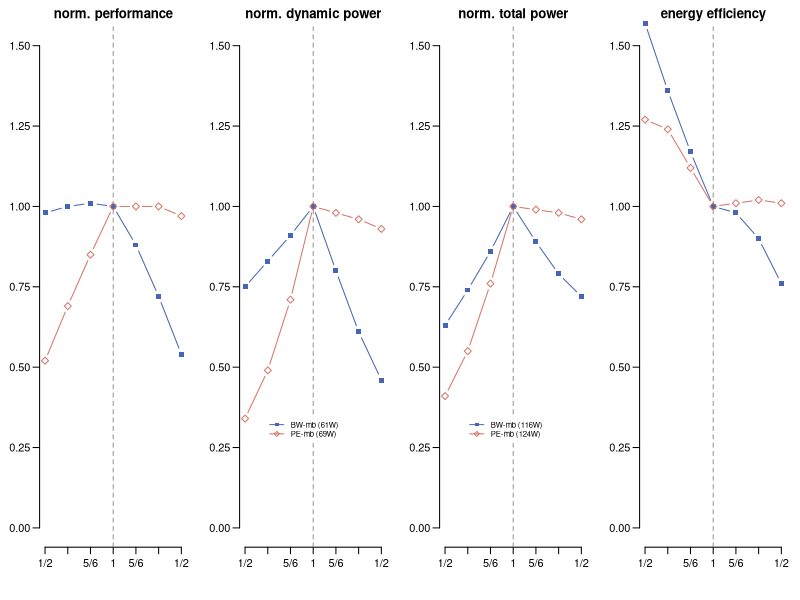
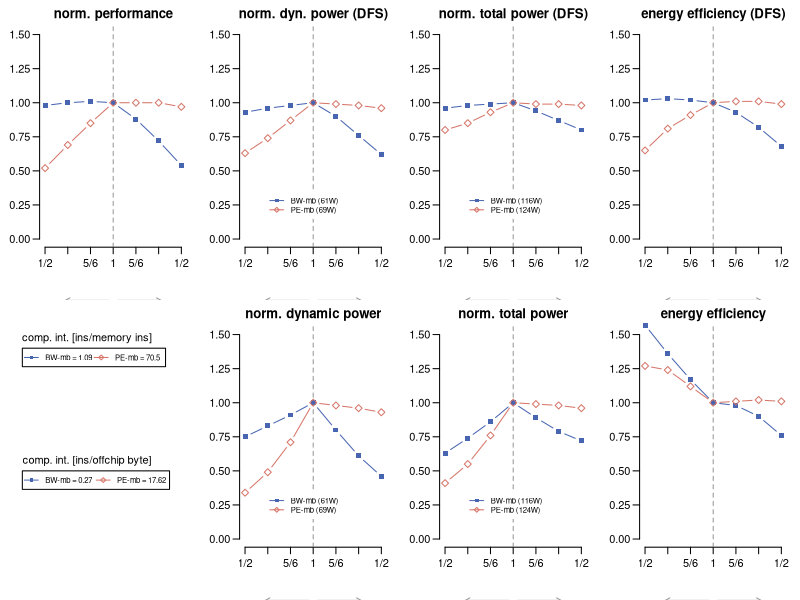
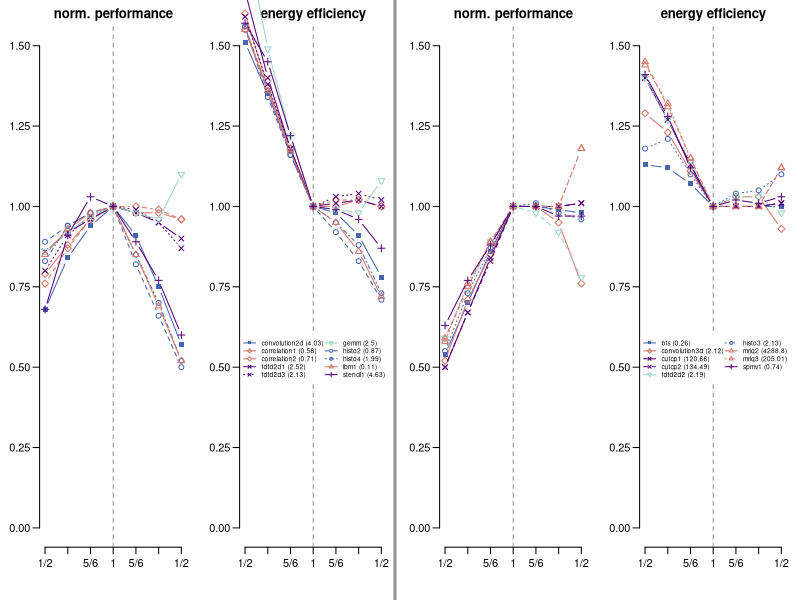
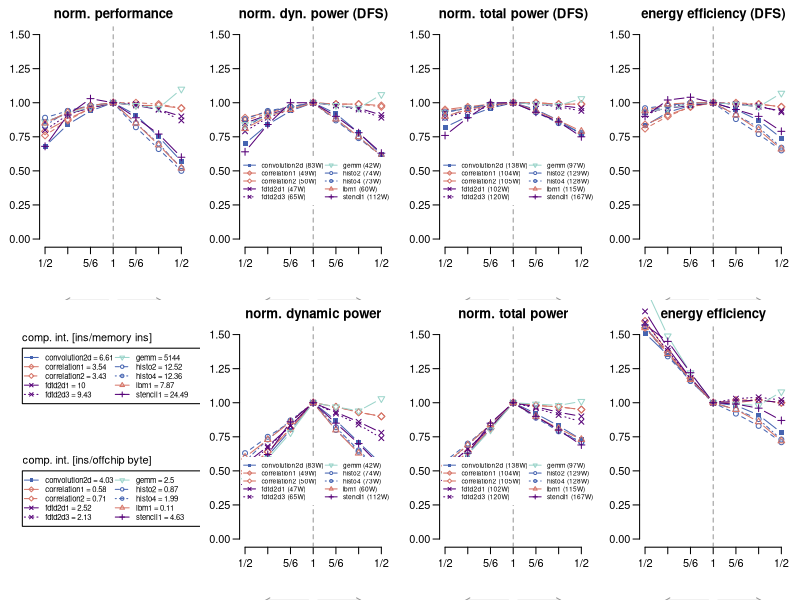
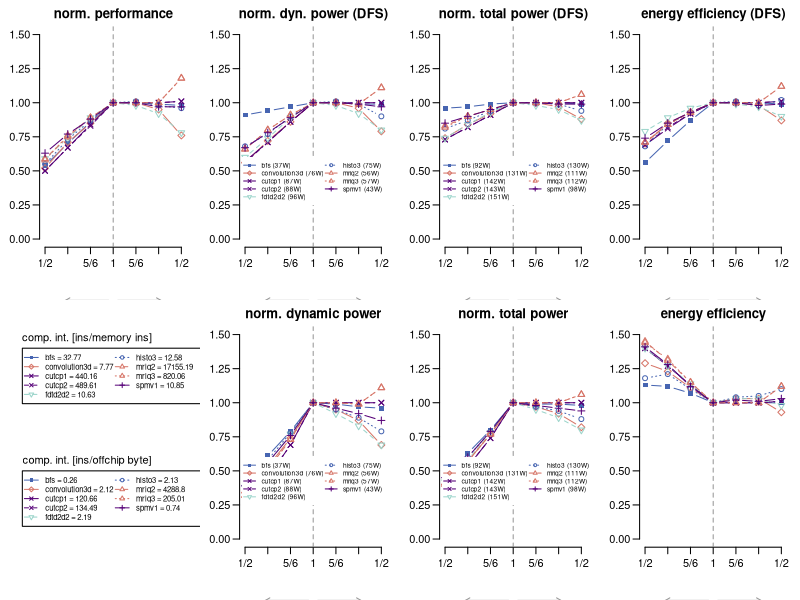

The R source for these figures, in order:
#!/usr/bin/Rscript

# R options
options("width"=220)

##################################
## Functions
##################################

# Functions to concatenate two strings
p <- function(a, b) { return(paste(a, b, sep="")) }
d <- function(a, b) { return(paste(a, b, sep="/")) }

##################################
## GPU parameters
##################################

# Set the default clocks (GTX470 rounded)
defaultcore = 1200
defaultmem = 900

# Set the roofline intersection point (in ops/byte)
roofline_point = 5

##################################
## Settings
##################################

# Exclude benchmarks from the results
bench_excludes = c(
	"atax","bicg","gesummv","mvt", # Because these run only 1 threadblock
	"sad", # Because the memory accesses are atomic
	"syrk" # Curious results: require further investigation
	)

# Exclude some kernels from the results
kernel_excludes = c(
	"histo5","histo6","histo7","histo8","spmv2","lbm2","stencil2", # Because these are identical to earlier ones
	"mriq1","histo1","correlation3" # Because these have a very low execution time
	)

# Select which benchmarks to go where
firstplot = c("gemm","histo2","histo4","lbm1","stencil1","syrk","convolution2d","correlation1","correlation2","fdtd2d1","fdtd2d3")
secondplot = c("cutcp1","cutcp2","mriq2","mriq3","convolution3d","spmv1","bfs","fdtd2d2","histo3")


# Set the colours
purplish = "#550077" # [ 85,  0,119] lumi=26
blueish  = "#4765b1" # [ 71,101,177] lumi=100
lgray    = "#969696" # [150,150,150] lumi=150
redish   = "#d67568" # [214,117,104] lumi=136
greenish = "#9bd4ca" # [155,212,202] lumi=199
colourset = rep(c(blueish, redish, purplish, greenish), 3)

# Set the graph visuals
pchs = c(15, 5, 4, 6, 1, 2, 3, 5, 7, 8, 9, 10, 11)
linetypes = c(1, 2, 3, 4, 5, 6, 7, 8)
min = 0.0
max = 1.5

# Set the labels
xlabels = c("1/2", "2/3", "5/6", "1", "5/6", "2/3", "1/2")
ylabels = c("", "", "", "")
titles =  c("norm. performance", "norm. dyn. power (DFS)", "norm. total power (DFS)", "energy efficiency (DFS)",
            ""                 , "norm. dynamic power",    "norm. total power",       "energy efficiency")

##################################
## First part of the script (read the database)
##################################

# Read the data from file
fulldb = read.csv("results/database.csv")
print(fulldb)

##################################
## Second part of the script (create the graph)
##################################

# Iterate over the different plots
for (config in 1:4) {

	# Configure for microbenchmarks only (consise - paper version)
	if (config == 1) {
		pdf("results/microbenchmarks.pdf", height=2, width=8.6)
		par(mfrow=c(1, 4))
		types = c(99)
		pids = c(1,6,7,8)
		legendpids = c(6,7)
		db = fulldb[fulldb$type==0,]
	}
	# Configure for microbenchmarks only (full details)
	if (config == 2) {
		pdf("results/microbenchmarks_full.pdf", height=4.5, width=9)
		par(mfrow=c(2, 4))
		types = c(99)
		pids = c(1,2,3,4,5,6,7,8)
		legendpids = c(2,3,6,7)
		db = fulldb[fulldb$type==0,]
	}
	# Configure for real benchmarks (consise - paper version)
	if (config == 3) {
		pdf("results/benchmarks.pdf", height=2, width=8.6)
		par(mfrow=c(1, 4))
		types = c(1,2)
		pids = c(1,8)
		legendpids = c(8)
		db = fulldb[fulldb$type==1,]
	}
	# Configure for real benchmarks (full details)
	if (config == 4) {
		pdf("results/benchmarks_full.pdf", height=4.5, width=9)
		par(mfrow=c(2, 4))
		types = c(1,2)
		pids = c(1,2,3,4,5,6,7,8)
		legendpids = c(2,3,6,7)
		db = fulldb[fulldb$type==1,]
	}
	par(oma=c(0, 0, 0, 0))
	par(mar=c(4, 3, 2, 1))
	par(mgp=c(3, 0.7, 0))

	# Loop over the 2 sets of plots (low versus high computational intensities)
	for (s in types) {
		dbs = db
		if (s==1) { legendposy = 0.6; legendposx = 0.86; legendcols = 2; legendsize = 0.6 }
		if (s==2) { legendposy = 0.6; legendposx = 0.86; legendcols = 2; legendsize = 0.6 }
		if (s==99) { legendcols = 1; legendposx = 2; legendposy = 0.35; legendsize = 0.7 }
		
		# Loop over the plots
		for (pid in pids) {
			
			# Don't plot the performance graph again, but instead plot the computational intensities
			if (pid == 5) {
				par(new=F)
				plot(seq(1:7), c(0, 0, 0, 0, 0, 0, 0), axes=F, xlab="", ylab="", "n", ylim=c(min, max))
				text(2.85, 1.47, labels="comp. int. [ins/memory ins]", xpd=T)
				text(2.85, 0.57, labels="comp. int. [ins/offchip byte]", xpd=T)
				legend(0, 1.4, legdata5, lwd=1, ncol=2, col=legdata2, pch=legdata3, lty=legdata4, cex=0.7, xpd=T)
				legend(0, 0.5, legdata6, lwd=1, ncol=2, col=legdata2, pch=legdata3, lty=legdata4, cex=0.7, xpd=T)
				par(new=T)
			}
			else {
				
				# Create an initial graph with axis but with no data
				par(new=F)
				plot(seq(1:7), c(0, 0, 0, 0, 0, 0, 0), main=titles[pid], xlab="", ylab="", ylim=c(min, max), axes=F, "n")
				axis(2, at=c(0, 0.25, 0.5, 0.75, 1, 1.25, 1.5), las=2)
				axis(1, at=seq(1:7), labels=xlabels, las=1)
				
				# Add the gray lines/text/arrows
				abline(v=4, col=lgray, lty=2)
				text(4, min-0.60, labels="core scaling", col=lgray, cex=1, xpd=T, pos=2)
				text(4, min-0.60, labels="memory scaling", col=lgray, cex=1, xpd=T, pos=4)
				arrows(3.8, min-0.45, 1.9, min-0.45, col=lgray, length=0.05, xpd=T)
				arrows(4.2, min-0.45, 6.1, min-0.45, col=lgray, length=0.05, xpd=T)
				par(new=T)

				# Prepare the double-loop
				n = 1
				legdata1 = c(); legdata2 = c(); legdata3 = c(); legdata4 = c(); legdata5 = c(); legdata6 = c()

				# Split the data by name and kernel ID
				for (name in unique(db$name)) {
					if (!(name %in% bench_excludes)) {
						plotted_something = FALSE
						dbn = dbs[dbs$name==name,]
						k = 1
						for (kID in unique(dbn$kID)) {
							dbnk = dbn[dbn$kID==kID,]
							default = dbnk[dbnk$core==defaultcore & dbnk$mem==defaultmem,]
							
							# Get the name + number
							if ( length(unique(dbn$kID)) > 1 ) {
								namestring = p(name, kID)
							} else {
								namestring = name
							}
							
							# Test to which of the two plots this one should go
							included = TRUE
							if (s==1 && namestring %in% secondplot) {
								included = FALSE
							}
							if (s==2 && namestring %in% firstplot) {
								included = FALSE
							}
							
							#  Test if this one is not excluded
							if (included && !(namestring %in% kernel_excludes)) {
							
								# Select the data
								if (pid == 1 || pid == 5) { dataset = dbnk$performance
								} else if (pid == 2)      { dataset = dbnk$normdynpowerDFS
								} else if (pid == 3)      { dataset = dbnk$normtotalpowerDFS
								} else if (pid == 4)      { dataset = dbnk$effDFS
								} else if (pid == 6)      { dataset = dbnk$normdynpowerDVFS
								} else if (pid == 7)      { dataset = dbnk$normtotalpowerDVFS
								} else if (pid == 8)      { dataset = dbnk$effDVFS }
								
								# Plot the data
								plot(seq(1:7), dataset, col=colourset[n], pch=pchs[n], lty=linetypes[k], lwd=1, ylim=c(min, max), axes=F, xlab="", ylab="", "b", xpd=T)
								par(new=T)
								
								# Store data for the legend
								if (pid %in% c(2,6)) {
									powerstring = p(p(" (", as.integer(default$dynpower)), "W)")
								} else if (pid %in% c(3,7)) {
									powerstring = p(p(" (", as.integer(default$totalpower)), "W)")
								} else {
									powerstring = p(p(" (", default$int_bytes), ")")
								}
								intensity1string = p(p(" = ", default$int_ins), "")
								intensity2string = p(p(" = ", default$int_bytes), "")
								legdata1 = c(legdata1, p(namestring, powerstring))
								legdata2 = c(legdata2, colourset[n])
								legdata3 = c(legdata3, pchs[n])
								legdata4 = c(legdata4, linetypes[k])
								legdata5 = c(legdata5, p(namestring, intensity1string))
								legdata6 = c(legdata6, p(namestring, intensity2string))
								plotted_something = TRUE
							}
							# Next item
							k = k + 1
						}
						if (plotted_something) {
							n = n + 1
						}
					}
				}
				
				# Add a legend
				if (pid %in% legendpids) {
					legend(legendposx, legendposy, legdata1, lwd=1, ncol=legendcols, col=legdata2, pch=legdata3, lty=legdata4, cex=legendsize,
					       box.lwd=0, box.col ="white", bg="white", xpd=T)
				}

				# Add an extra line
				if (config == 3 && s==1 && pid==8) {
					abline(v=7.6, col=lgray, lty=1, lwd=3, xpd=T)
				}
			}
		}
	}
}

##################################